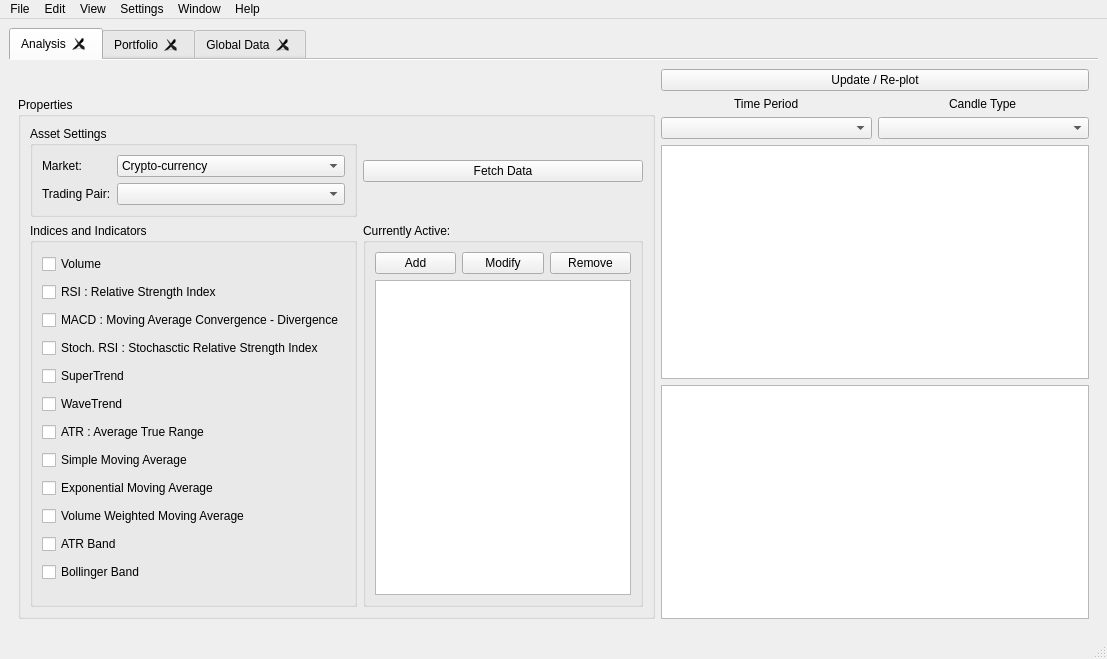
<?xml version="1.0" encoding="UTF-8"?>
<ui version="4.0">
 <class>MainWindow</class>
 <widget class="QMainWindow" name="MainWindow">
  <property name="geometry">
   <rect>
    <x>0</x>
    <y>0</y>
    <width>1107</width>
    <height>659</height>
   </rect>
  </property>
  <property name="windowTitle">
   <string>MainWindow</string>
  </property>
  <widget class="QWidget" name="centralwidget">
   <layout class="QGridLayout" name="gridLayout">
    <item row="0" column="0">
     <widget class="QTabWidget" name="tabWidget">
      <property name="tabShape">
       <enum>QTabWidget::Rounded</enum>
      </property>
      <property name="currentIndex">
       <number>0</number>
      </property>
      <property name="elideMode">
       <enum>Qt::ElideNone</enum>
      </property>
      <property name="documentMode">
       <bool>true</bool>
      </property>
      <property name="tabsClosable">
       <bool>true</bool>
      </property>
      <property name="movable">
       <bool>true</bool>
      </property>
      <property name="tabBarAutoHide">
       <bool>false</bool>
      </property>
      <widget class="QWidget" name="analysis">
       <attribute name="title">
        <string>Analysis</string>
       </attribute>
       <layout class="QGridLayout" name="gridLayout_3">
        <item row="0" column="1">
         <widget class="QPushButton" name="pushButton">
          <property name="text">
           <string>Update / Re-plot</string>
          </property>
         </widget>
        </item>
        <item row="2" column="0">
         <widget class="QGroupBox" name="properties_groupbox">
          <property name="title">
           <string>Properties</string>
          </property>
          <layout class="QGridLayout" name="gridLayout_2">
           <item row="2" column="0">
            <widget class="QGroupBox" name="indicators_checkbox">
             <property name="title">
              <string>Indices and Indicators</string>
             </property>
             <layout class="QVBoxLayout" name="verticalLayout_2">
              <item>
               <widget class="QCheckBox" name="checkBox_6">
                <property name="text">
                 <string>Volume</string>
                </property>
               </widget>
              </item>
              <item>
               <widget class="QCheckBox" name="checkBox">
                <property name="text">
                 <string>RSI : Relative Strength Index</string>
                </property>
               </widget>
              </item>
              <item>
               <widget class="QCheckBox" name="checkBox_4">
                <property name="text">
                 <string>MACD : Moving Average Convergence - Divergence</string>
                </property>
               </widget>
              </item>
              <item>
               <widget class="QCheckBox" name="checkBox_3">
                <property name="text">
                 <string>Stoch. RSI : Stochasctic Relative Strength Index</string>
                </property>
               </widget>
              </item>
              <item>
               <widget class="QCheckBox" name="checkBox_2">
                <property name="text">
                 <string>SuperTrend</string>
                </property>
               </widget>
              </item>
              <item>
               <widget class="QCheckBox" name="checkBox_7">
                <property name="text">
                 <string>WaveTrend</string>
                </property>
               </widget>
              </item>
              <item>
               <widget class="QCheckBox" name="checkBox_5">
                <property name="text">
                 <string>ATR : Average True Range</string>
                </property>
               </widget>
              </item>
              <item>
               <widget class="QCheckBox" name="checkBox">
                <property name="text">
                 <string>Simple Moving Average</string>
                </property>
               </widget>
              </item>
              <item>
               <widget class="QCheckBox" name="checkBox_2">
                <property name="text">
                 <string>Exponential Moving Average</string>
                </property>
               </widget>
              </item>
              <item>
               <widget class="QCheckBox" name="checkBox_3">
                <property name="text">
                 <string>Volume Weighted Moving Average</string>
                </property>
               </widget>
              </item>
              <item>
               <widget class="QCheckBox" name="checkBox_8">
                <property name="text">
                 <string>ATR Band</string>
                </property>
               </widget>
              </item>
              <item>
               <widget class="QCheckBox" name="checkBox_9">
                <property name="text">
                 <string>Bollinger Band</string>
                </property>
               </widget>
              </item>
             </layout>
            </widget>
           </item>
           <item row="1" column="0">
            <widget class="QGroupBox" name="asset_settings_groupbox">
             <property name="title">
              <string>Asset Settings</string>
             </property>
             <layout class="QFormLayout" name="formLayout">
              <item row="0" column="0">
               <widget class="QLabel" name="market_label">
                <property name="text">
                 <string>Market:</string>
                </property>
               </widget>
              </item>
              <item row="0" column="1">
               <widget class="QComboBox" name="market_comboBox">
                <property name="currentText">
                 <string>Crypto-currency</string>
                </property>
                <item>
                 <property name="text">
                  <string>Crypto-currency</string>
                 </property>
                </item>
                <item>
                 <property name="text">
                  <string>Commodities</string>
                 </property>
                </item>
                <item>
                 <property name="text">
                  <string>ForEx</string>
                 </property>
                </item>
                <item>
                 <property name="text">
                  <string>Equities / Stocks</string>
                 </property>
                </item>
                <item>
                 <property name="text">
                  <string>ETFs</string>
                 </property>
                </item>
                <item>
                 <property name="text">
                  <string>Bonds</string>
                 </property>
                </item>
                <item>
                 <property name="text">
                  <string>Indexes</string>
                 </property>
                </item>
               </widget>
              </item>
              <item row="1" column="0">
               <widget class="QLabel" name="trading_pair_label">
                <property name="text">
                 <string>Trading Pair:</string>
                </property>
               </widget>
              </item>
              <item row="1" column="1">
               <widget class="QComboBox" name="trading_pair_comboBox"/>
              </item>
             </layout>
            </widget>
           </item>
           <item row="1" column="1">
            <widget class="QPushButton" name="fetch_pushButton">
             <property name="text">
              <string>Fetch Data</string>
             </property>
            </widget>
           </item>
           <item row="2" column="1">
            <widget class="QGroupBox" name="groupBox">
             <property name="title">
              <string>Currently Active:</string>
             </property>
             <layout class="QGridLayout" name="gridLayout_6">
              <item row="0" column="1">
               <widget class="QPushButton" name="pushButton_3">
                <property name="text">
                 <string>Modify</string>
                </property>
               </widget>
              </item>
              <item row="0" column="2">
               <widget class="QPushButton" name="pushButton_2">
                <property name="text">
                 <string>Remove</string>
                </property>
               </widget>
              </item>
              <item row="0" column="0">
               <widget class="QPushButton" name="pushButton_4">
                <property name="text">
                 <string>Add</string>
                </property>
               </widget>
              </item>
              <item row="1" column="0" colspan="3">
               <widget class="QListWidget" name="listWidget"/>
              </item>
             </layout>
            </widget>
           </item>
          </layout>
         </widget>
        </item>
        <item row="2" column="1">
         <layout class="QVBoxLayout" name="verticalLayout">
          <item>
           <layout class="QHBoxLayout" name="horizontalLayout">
            <item>
             <layout class="QGridLayout" name="gridLayout_7">
              <item row="0" column="0" alignment="Qt::AlignHCenter|Qt::AlignVCenter">
               <widget class="QLabel" name="timePeriod_label">
                <property name="text">
                 <string>Time Period</string>
                </property>
                <property name="textFormat">
                 <enum>Qt::AutoText</enum>
                </property>
                <property name="textInteractionFlags">
                 <set>Qt::NoTextInteraction</set>
                </property>
               </widget>
              </item>
              <item row="0" column="1" alignment="Qt::AlignHCenter|Qt::AlignVCenter">
               <widget class="QLabel" name="candleType_Label">
                <property name="text">
                 <string>Candle Type</string>
                </property>
                <property name="textInteractionFlags">
                 <set>Qt::NoTextInteraction</set>
                </property>
               </widget>
              </item>
              <item row="1" column="0">
               <widget class="QComboBox" name="comboBox">
                <property name="contextMenuPolicy">
                 <enum>Qt::DefaultContextMenu</enum>
                </property>
               </widget>
              </item>
              <item row="1" column="1">
               <widget class="QComboBox" name="comboBox_2"/>
              </item>
             </layout>
            </item>
           </layout>
          </item>
          <item>
           <widget class="QGraphicsView" name="graphicsView_2"/>
          </item>
          <item>
           <widget class="QGraphicsView" name="graphicsView"/>
          </item>
         </layout>
        </item>
       </layout>
      </widget>
      <widget class="QWidget" name="portfolio">
       <attribute name="title">
        <string>Portfolio</string>
       </attribute>
       <layout class="QGridLayout" name="gridLayout_4"/>
      </widget>
      <widget class="QWidget" name="global_data">
       <attribute name="title">
        <string>Global Data</string>
       </attribute>
       <layout class="QGridLayout" name="gridLayout_5"/>
      </widget>
     </widget>
    </item>
   </layout>
  </widget>
  <widget class="QMenuBar" name="menubar">
   <property name="geometry">
    <rect>
     <x>0</x>
     <y>0</y>
     <width>1107</width>
     <height>26</height>
    </rect>
   </property>
   <widget class="QMenu" name="menuFile">
    <property name="title">
     <string>File</string>
    </property>
    <addaction name="actionNew"/>
    <addaction name="actionPrint"/>
    <addaction name="actionSave_Image"/>
   </widget>
   <widget class="QMenu" name="menuEdit">
    <property name="title">
     <string>Edit</string>
    </property>
   </widget>
   <widget class="QMenu" name="menuView">
    <property name="title">
     <string>View</string>
    </property>
   </widget>
   <widget class="QMenu" name="menuSettings">
    <property name="title">
     <string>Settings</string>
    </property>
   </widget>
   <widget class="QMenu" name="menuWindow">
    <property name="title">
     <string>Window</string>
    </property>
   </widget>
   <widget class="QMenu" name="menuHelp">
    <property name="title">
     <string>Help</string>
    </property>
   </widget>
   <addaction name="menuFile"/>
   <addaction name="menuEdit"/>
   <addaction name="menuView"/>
   <addaction name="menuSettings"/>
   <addaction name="menuWindow"/>
   <addaction name="menuHelp"/>
  </widget>
  <widget class="QStatusBar" name="statusbar"/>
  <action name="actionNew">
   <property name="text">
    <string>New</string>
   </property>
  </action>
  <action name="actionPrint">
   <property name="text">
    <string>Print</string>
   </property>
  </action>
  <action name="actionSave_Image">
   <property name="text">
    <string>Save Image</string>
   </property>
  </action>
 </widget>
 <resources/>
 <connections/>
</ui>
